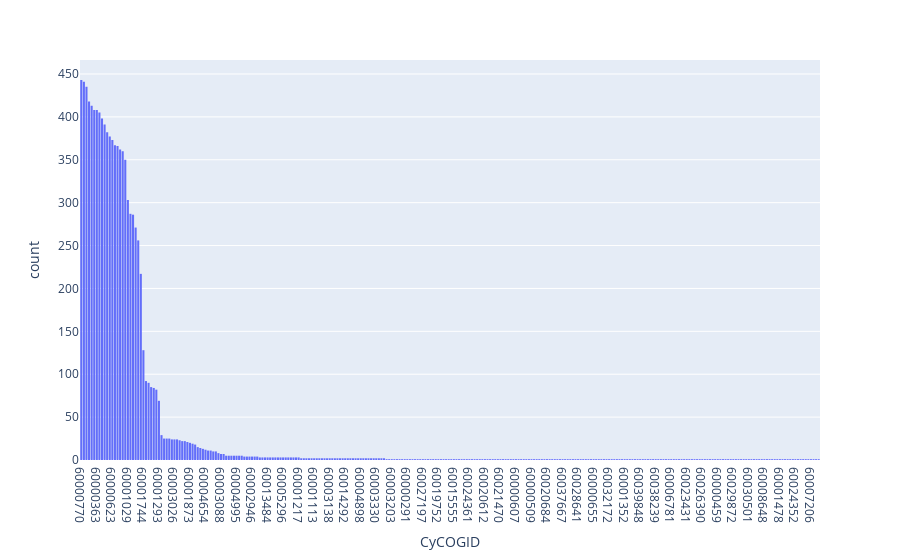

Notebook code for this chart:
### Code cell
fig = px.histogram(finished_df, x="CyCOGID").update_xaxes(categoryorder='total descending')
fig.show()

### Figure 1 — Plotly figure (JSON) as saved in the notebook; plotly's stock layout.template omitted (floating-point values rounded to 4 significant figures; data arrays with more than 128 entries replaced by an {"elided": "..."} marker saying what was removed)
{"data": [{"alignmentgroup": "True", "bingroup": "x", "hovertemplate": "CyCOGID=%{x}<br>count=%{y}<extra></extra>", "legendgroup": "", "marker": {"color": "#636efa", "pattern": {"shape": ""}}, "name": "", "offsetgroup": "", "orientation": "v", "showlegend": false, "type": "histogram", "x": {"elided": "10587 str values"}, "xaxis": "x", "yaxis": "y"}], "layout": {"autosize": true, "barmode": "relative", "legend": {"tracegroupgap": 0}, "margin": {"t": 60}, "xaxis": {"anchor": "y", "autorange": true, "categoryorder": "total descending", "domain": [0, 1], "range": [-0.5, 285.5], "title": {"text": "CyCOGID"}, "type": "category"}, "yaxis": {"anchor": "x", "autorange": true, "domain": [0, 1], "range": [0, 466.3], "title": {"text": "count"}}}}
